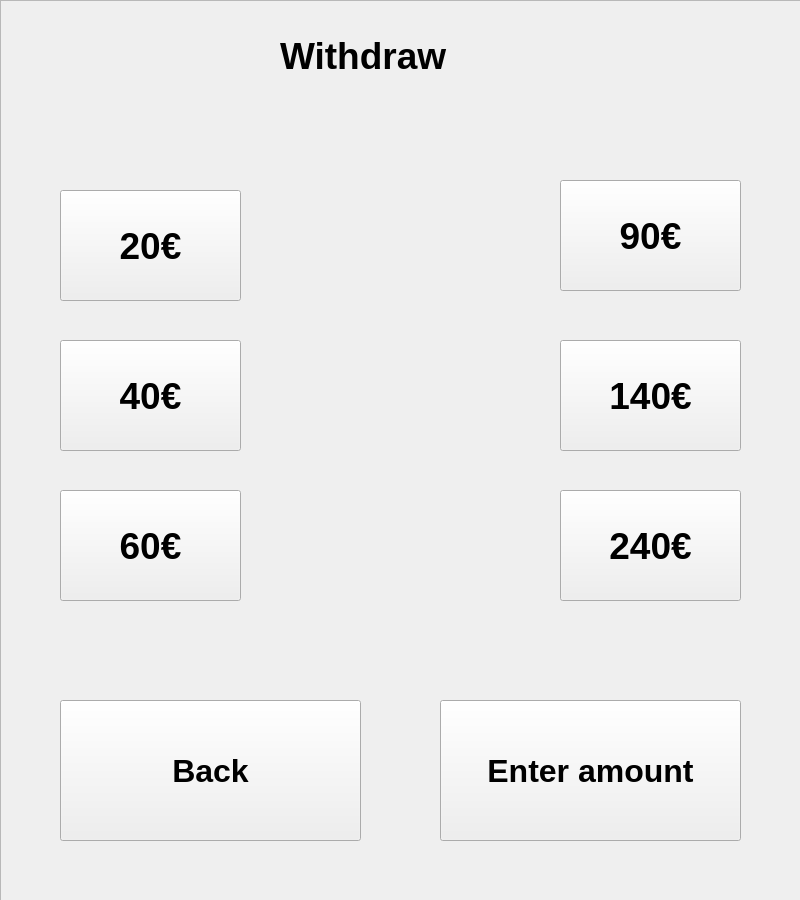
<?xml version="1.0" encoding="UTF-8"?>
<ui version="4.0">
 <class>NostaRahaa</class>
 <widget class="QWidget" name="NostaRahaa">
  <property name="geometry">
   <rect>
    <x>0</x>
    <y>0</y>
    <width>800</width>
    <height>900</height>
   </rect>
  </property>
  <property name="windowTitle">
   <string>Form</string>
  </property>
  <widget class="QFrame" name="frame">
   <property name="geometry">
    <rect>
     <x>0</x>
     <y>0</y>
     <width>801</width>
     <height>901</height>
    </rect>
   </property>
   <property name="frameShape">
    <enum>QFrame::StyledPanel</enum>
   </property>
   <property name="frameShadow">
    <enum>QFrame::Raised</enum>
   </property>
   <widget class="QPushButton" name="buttonNosta90">
    <property name="geometry">
     <rect>
      <x>560</x>
      <y>180</y>
      <width>181</width>
      <height>111</height>
     </rect>
    </property>
    <property name="font">
     <font>
      <pointsize>28</pointsize>
      <weight>75</weight>
      <bold>true</bold>
     </font>
    </property>
    <property name="text">
     <string>90€</string>
    </property>
   </widget>
   <widget class="QPushButton" name="buttonNosta60">
    <property name="geometry">
     <rect>
      <x>60</x>
      <y>490</y>
      <width>181</width>
      <height>111</height>
     </rect>
    </property>
    <property name="font">
     <font>
      <pointsize>28</pointsize>
      <weight>75</weight>
      <bold>true</bold>
     </font>
    </property>
    <property name="text">
     <string>60€</string>
    </property>
   </widget>
   <widget class="QPushButton" name="buttonNosta20">
    <property name="geometry">
     <rect>
      <x>60</x>
      <y>190</y>
      <width>181</width>
      <height>111</height>
     </rect>
    </property>
    <property name="font">
     <font>
      <pointsize>28</pointsize>
      <weight>75</weight>
      <bold>true</bold>
     </font>
    </property>
    <property name="text">
     <string>20€</string>
    </property>
   </widget>
   <widget class="QLabel" name="label">
    <property name="geometry">
     <rect>
      <x>280</x>
      <y>30</y>
      <width>231</width>
      <height>51</height>
     </rect>
    </property>
    <property name="font">
     <font>
      <pointsize>28</pointsize>
      <weight>75</weight>
      <bold>true</bold>
     </font>
    </property>
    <property name="text">
     <string>Withdraw</string>
    </property>
   </widget>
   <widget class="QPushButton" name="buttonPalaaAlkuun">
    <property name="geometry">
     <rect>
      <x>60</x>
      <y>700</y>
      <width>301</width>
      <height>141</height>
     </rect>
    </property>
    <property name="font">
     <font>
      <pointsize>24</pointsize>
      <weight>75</weight>
      <bold>true</bold>
     </font>
    </property>
    <property name="text">
     <string>Back</string>
    </property>
   </widget>
   <widget class="QPushButton" name="buttonNosta40">
    <property name="geometry">
     <rect>
      <x>60</x>
      <y>340</y>
      <width>181</width>
      <height>111</height>
     </rect>
    </property>
    <property name="font">
     <font>
      <pointsize>28</pointsize>
      <weight>75</weight>
      <bold>true</bold>
     </font>
    </property>
    <property name="text">
     <string>40€</string>
    </property>
   </widget>
   <widget class="QPushButton" name="buttonSyotaSumma">
    <property name="geometry">
     <rect>
      <x>440</x>
      <y>700</y>
      <width>301</width>
      <height>141</height>
     </rect>
    </property>
    <property name="font">
     <font>
      <pointsize>24</pointsize>
      <weight>75</weight>
      <bold>true</bold>
     </font>
    </property>
    <property name="text">
     <string>Enter amount</string>
    </property>
   </widget>
   <widget class="QPushButton" name="buttonNosta140">
    <property name="geometry">
     <rect>
      <x>560</x>
      <y>340</y>
      <width>181</width>
      <height>111</height>
     </rect>
    </property>
    <property name="font">
     <font>
      <pointsize>28</pointsize>
      <weight>75</weight>
      <bold>true</bold>
     </font>
    </property>
    <property name="text">
     <string>140€</string>
    </property>
   </widget>
   <widget class="QPushButton" name="buttonNosta240">
    <property name="geometry">
     <rect>
      <x>560</x>
      <y>490</y>
      <width>181</width>
      <height>111</height>
     </rect>
    </property>
    <property name="font">
     <font>
      <pointsize>28</pointsize>
      <weight>75</weight>
      <bold>true</bold>
     </font>
    </property>
    <property name="text">
     <string>240€</string>
    </property>
   </widget>
  </widget>
 </widget>
 <resources/>
 <connections/>
</ui>
